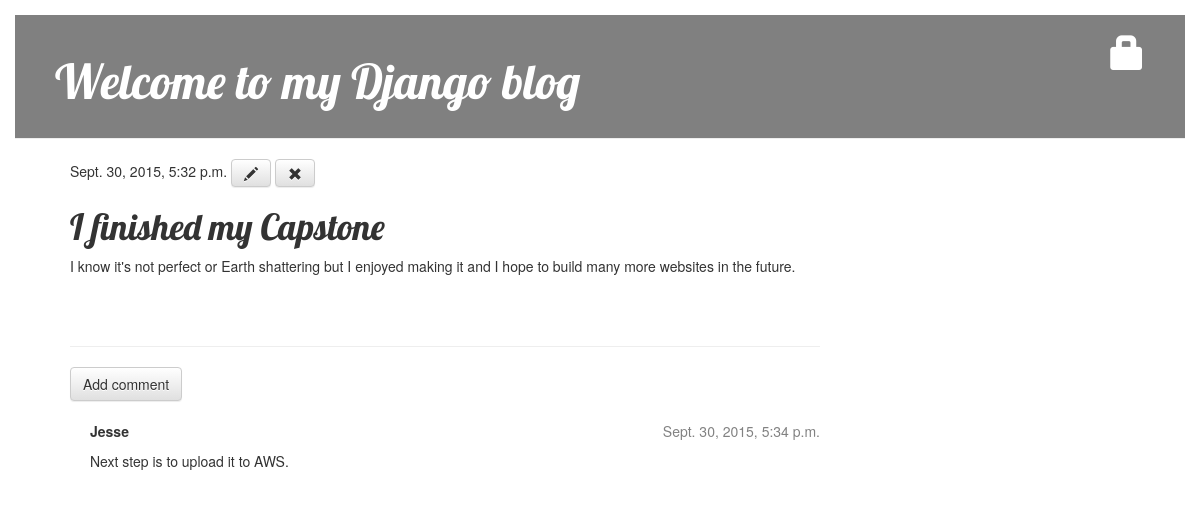
The page /post/13/ on the database its author committed.
### blog/models.py (models this page shows, shortened)
class Post(models.Model):
    author = models.ForeignKey('auth.User')
    title = models.CharField(max_length=200)
    text = models.TextField()
    created_date = models.DateTimeField(
            default=timezone.now)
    published_date = models.DateTimeField(
            blank=True, null=True)

class Comment(models.Model):
    post = models.ForeignKey('blog.Post', related_name='comments')
    author = models.CharField(max_length=200)
    text = models.TextField()
    created_date = models.DateTimeField(default=timezone.now)
    approved_comment = models.BooleanField(default=False)

### blog/views.py (the view)
# urls.py: url(r'^post/(?P<pk>[0-9]+)/$', views.post_detail, name='post_detail'),
def post_detail(request, pk):
	post = get_object_or_404(Post, pk=pk)
	return render(request, 'blog/post_detail.html', {'post': post})

### blog/templates/blog/post_detail.html (shortened to what this page needs)
{% extends "blog/base.html" %}
{% block content %}
    <div class="post">
       {% if post.published_date %}
    {{ post.published_date }}
{% else %}
    <a class="btn btn-default" href="{% url "blog.views.post_publish" pk=post.pk %}">Publish</a>
{% endif %}
        <a class="btn btn-default" href="{% url "post_edit" pk=post.pk %}"><span class="glyphicon glyphicon-pencil"></span></a>
        <a class="btn btn-default" href="{% url "post_remove" pk=post.pk %}"><span class="glyphicon glyphicon-remove"></span></a>
        <h1>{{ post.title }}</h1>
        <p>{{ post.text|linebreaks }}</p>
    </div>
    <hr>
    <a class="btn btn-default" href="{% url "add_comment_to_post" pk=post.pk %}">Add comment</a>
{% for comment in post.comments.all %}
    {% if user.is_authenticated or comment.approved_comment %}
    <div class="comment">
        <div class="date">
            {{ comment.created_date }}
        </div>
        <strong>{{ comment.author }}</strong>
        <p>{{ comment.text|linebreaks }}</p>
    </div>
    {% endif %}
{% empty %}
    <p>No comments here yet :(</p>
{% endfor %}
{% endblock %}

### blog/static/css/blog.css (style rules this page uses)
body { padding: 15px; }
h1, h2, h3, h4 { font-family: 'Lobster', cursive; }
.date { float: right; color: #828282; }
.post { margin-bottom: 70px; }
.comment { margin: 20px 0px 20px 20px; }

### rows shown on the page
Post: published_date "Sept. 30, 2015, 5:32 p.m.", title "I finished my Capstone", text "I know it's not perfect or Earth shattering but I enjoyed making it and I hope to build many more websites in the future."
Comment: created_date "Sept. 30, 2015, 5:34 p.m.", author "Jesse", text "Next step is to upload it to AWS."
